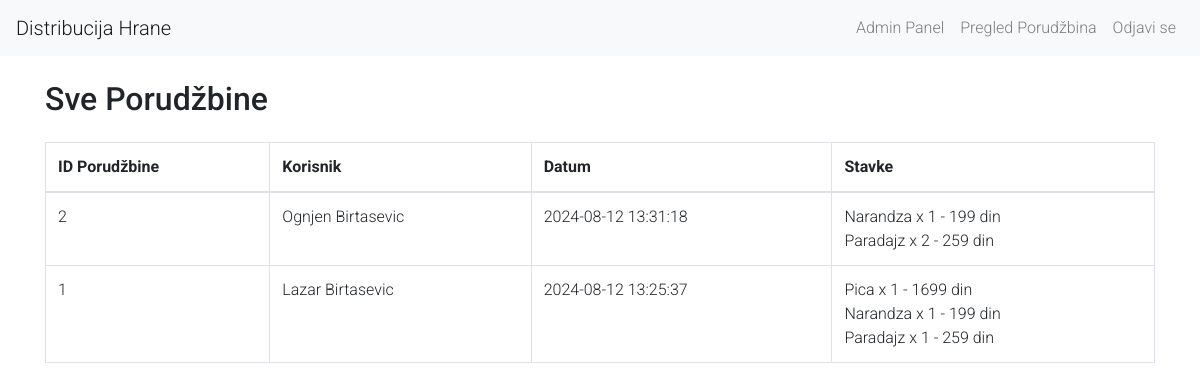
Page /orders.php (signed in) on the committed database.
### tables this page shows
CREATE TABLE `porudzbine` (
  `id` int(11) NOT NULL,
  `user_id` int(11) NOT NULL,
  `datum` datetime NOT NULL
);

CREATE TABLE `korisnici` (
  `id` int(11) NOT NULL,
  `ime` varchar(50) NOT NULL,
  `prezime` varchar(50) NOT NULL,
  `email` varchar(100) NOT NULL,
  `password` varchar(255) NOT NULL
);

CREATE TABLE `porudzbine_stavke` (
  `id` int(11) NOT NULL,
  `porudzbina_id` int(11) NOT NULL,
  `proizvod_id` int(11) NOT NULL,
  `kolicina` int(11) NOT NULL,
  `cena` double NOT NULL
);

CREATE TABLE `proizvodi` (
  `id` int(11) NOT NULL,
  `ime` varchar(100) NOT NULL,
  `opis` text,
  `cena` decimal(10,2) NOT NULL,
  `kategorija` varchar(50) DEFAULT NULL,
  `slika` varchar(255) DEFAULT NULL
);

### orders.php (the view, shortened to what this page needs)
<?php
include 'db_connect.php';
?>
<!DOCTYPE html>
<html lang="en">
<head>
    <link href="https://stackpath.bootstrapcdn.com/bootstrap/4.5.2/css/bootstrap.min.css" rel="stylesheet">
    <link href="css/styles.css" rel="stylesheet">
</head>
<body>
<nav class="navbar navbar-expand-lg navbar-light bg-light">
    <a class="navbar-brand" href="index.php">Distribucija Hrane</a>
    <div class="collapse navbar-collapse" id="navbarNav">
        <ul class="navbar-nav ml-auto">
            <li class="nav-item">
                <a class="nav-link" href="admin.php">Admin Panel</a>
            </li>
            <li class="nav-item">
                <a class="nav-link" href="orders.php">Pregled Porudžbina</a>
            </li>
            <li class="nav-item">
                <a class="nav-link" href="logout.php">Odjavi se</a>
            </li>
        </ul>
    </div>
</nav>
<div class="container">
    <h2 class="my-4">Sve Porudžbine</h2>
    <table class="table table-bordered">
        <thead>
            <tr>
                <th>ID Porudžbine</th>
                <th>Korisnik</th>
                <th>Datum</th>
                <th>Stavke</th>
            </tr>
        </thead>
        <tbody>
            <?php
            $sql = "SELECT p.id, p.datum, k.ime, k.prezime FROM porudzbine p JOIN korisnici k ON p.user_id = k.id ORDER BY p.datum DESC";
            $result = $conn->query($sql);
            if ($result->num_rows > 0) {
                while($row = $result->fetch_assoc()) {
                    echo '<tr>';
                    echo '<td>' . $row["id"] . '</td>';
                    echo '<td>' . $row["ime"] . ' ' . $row["prezime"] . '</td>';
                    echo '<td>' . $row["datum"] . '</td>';
                    echo '<td>';
                    $order_id = $row["id"];
                    $sql_items = "SELECT ps.kolicina, ps.cena, pr.ime FROM porudzbine_stavke ps JOIN proizvodi pr ON ps.proizvod_id = pr.id WHERE ps.porudzbina_id = ?";
                    $stmt = $conn->prepare($sql_items);
                    $stmt->bind_param("i", $order_id);
                    $stmt->execute();
                    $result_items = $stmt->get_result();
                    if ($result_items->num_rows > 0) {
                        while($item = $result_items->fetch_assoc()) {
                            echo $item["ime"] . ' x ' . $item["kolicina"] . ' - ' . $item["cena"] . ' din<br>';
                        }
                    } else {
                        echo 'Nema stavki.';
                    }
                    echo '</td>';
                    echo '</tr>';
                }
            } else {
                echo '<tr><td colspan="4" class="text-center">Nema pronađenih porudžbina.</td></tr>';
            }
            ?>
        </tbody>
    </table>
</div>
</body>
</html>

### styles.css (style rules this page uses)
body { font-family: 'Roboto', sans-serif; font-weight: 300; }

### rows in the picture
porudzbine: id "2", user.ime "Ognjen", user.prezime "Birtasevic", datum "2024-08-12 13:31:18"
porudzbine_stavke: proizvod.ime "Narandza", kolicina "1", cena "199"
porudzbine_stavke: proizvod.ime "Paradajz", kolicina "2", cena "259"
porudzbine: id "1", user.ime "Lazar", user.prezime "Birtasevic", datum "2024-08-12 13:25:37"
porudzbine_stavke: proizvod.ime "Pica", kolicina "1", cena "1699"
porudzbine_stavke: proizvod.ime "Narandza", kolicina "1", cena "199"
porudzbine_stavke: proizvod.ime "Paradajz", kolicina "1", cena "259"
